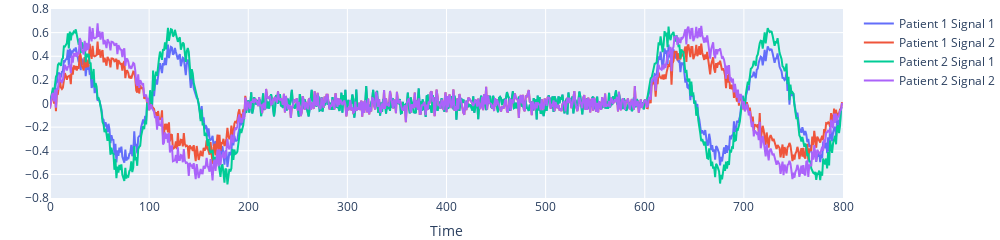

Notebook cell for this chart:
### Markdown cell above
### Anomaly at the center

### Code cell
# Parameters
f_1 = np.array([0.01]*200 + [0.0]*400 + [0.01]*200)
f_2 = np.array([0.005]*200 + [0.0]*400 + [0.005]*200)
sample = 800
n_samples = 1024

# Amplitudes
amp_1 = np.random.normal(0.4, 0.05, n_samples)
amp_2 = np.random.normal(0.6, 0.05, n_samples)

# Generate noise
x = np.arange(sample)
noise_1 = np.random.normal(0,0.05,(n_samples,sample))
noise_2 = np.random.normal(0,0.05,(n_samples,sample))

amp_1 = amp_1.reshape(-1,1)
amp_2 = amp_2.reshape(-1,1)

# Generate signal
sin_1_person_1 = amp_1*np.sin(2 * np.pi * f_1 * x) + noise_1
sin_1_person_2 = amp_2*np.sin(2 * np.pi * f_1 * x) + noise_1

sin_2_person_1 = amp_1*np.sin(2 * np.pi * f_2 * x)+ noise_2
sin_2_person_2 = amp_2*np.sin(2 * np.pi * f_2 * x) + noise_2

# Create dataframe
Sin_1 = np.vstack([sin_1_person_1, sin_1_person_2])
Sin_2 = np.vstack([sin_2_person_1, sin_2_person_2])

df_1 = pd.DataFrame(Sin_1)
df_2 = pd.DataFrame(Sin_2)

final_df = pd.concat([df_1, df_2], axis=1)

# Save dataframe
person_label = np.append(['1']*n_samples, ['2']*n_samples)

final_df['ID'] = person_label

time = list(range(len(sin_1_person_1[0])))
fig = go.Figure()
fig.add_trace(go.Scatter(x=time, y=sin_1_person_1[0],
                    mode='lines',
                    name='Patient 1 Signal 1'))
fig.add_trace(go.Scatter(x=time, y=sin_2_person_1[0],
                    mode='lines', name='Patient 1 Signal 2'))
fig.add_trace(go.Scatter(x=time, y=sin_1_person_2[0],
                    mode='lines',
                    name='Patient 2 Signal 1'))
fig.add_trace(go.Scatter(x=time, y=sin_2_person_2[0],
                    mode='lines', name='Patient 2 Signal 2'))

fig.update_yaxes(title_text="", range=[-0.8, 0.8], dtick=0.2)
fig.update_xaxes(title_text="Time", range=[0, 800])

#update hight and width of figure
fig.update_layout(height=200, width=1000, margin = {'l':0,'r':0,'t':0,'b':0})
fig.show()

# save figure as pdf
fig.write_image("../Figures/Sine_with_anomaly.pdf")

# final_df.to_pickle("../Dataset/data_frame_sine_with_anomaly.pkl")

### Figure 1 — Plotly figure (JSON) as saved in the notebook; plotly's stock layout.template omitted (floating-point values rounded to 4 significant figures; data arrays with more than 128 entries replaced by an {"elided": "..."} marker saying what was removed)
{"data": [{"mode": "lines", "name": "Patient 1 Signal 1", "type": "scatter", "x": {"elided": "800 int values"}, "y": {"elided": "800 float values"}}, {"mode": "lines", "name": "Patient 1 Signal 2", "type": "scatter", "x": {"elided": "800 int values"}, "y": {"elided": "800 float values"}}, {"mode": "lines", "name": "Patient 2 Signal 1", "type": "scatter", "x": {"elided": "800 int values"}, "y": {"elided": "800 float values"}}, {"mode": "lines", "name": "Patient 2 Signal 2", "type": "scatter", "x": {"elided": "800 int values"}, "y": {"elided": "800 float values"}}], "layout": {"height": 200, "margin": {"b": 0, "l": 0, "r": 0, "t": 0}, "width": 1000, "xaxis": {"range": [0, 800], "title": {"text": "Time"}}, "yaxis": {"dtick": 0.2, "range": [-0.8, 0.8], "title": {"text": ""}}}}
